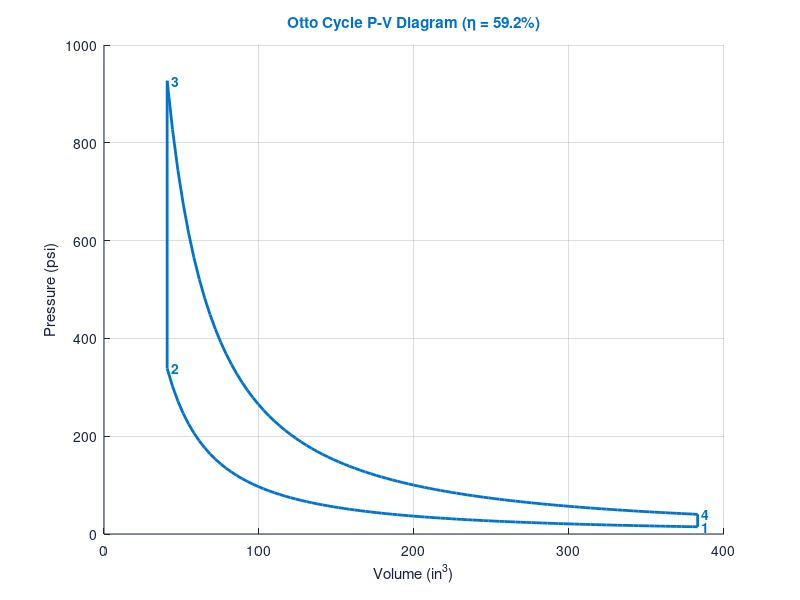
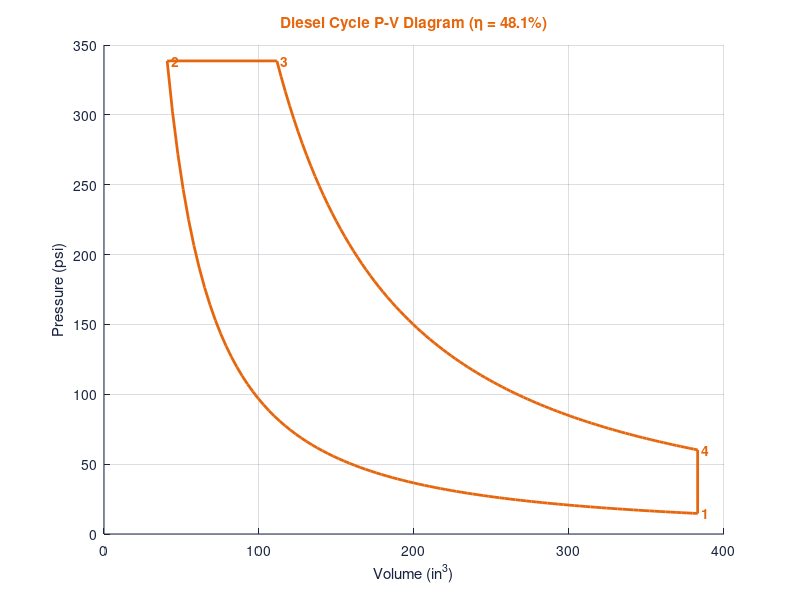
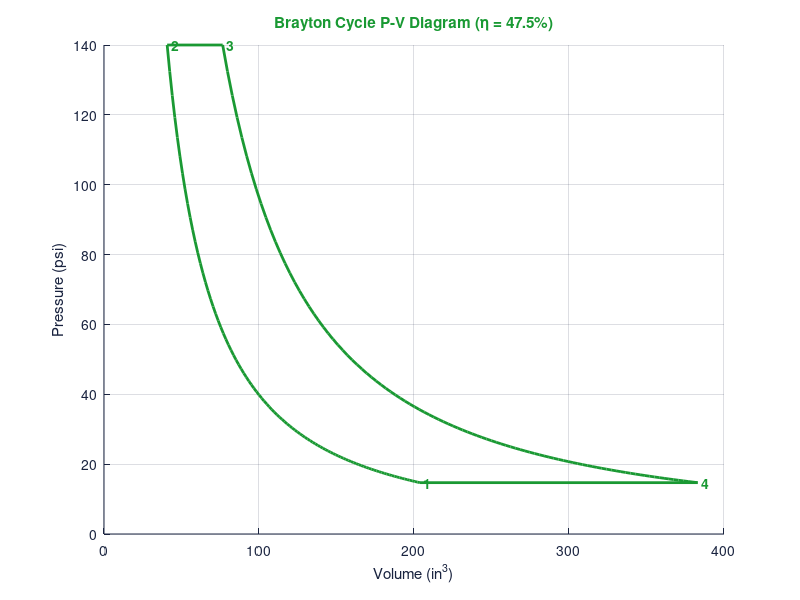
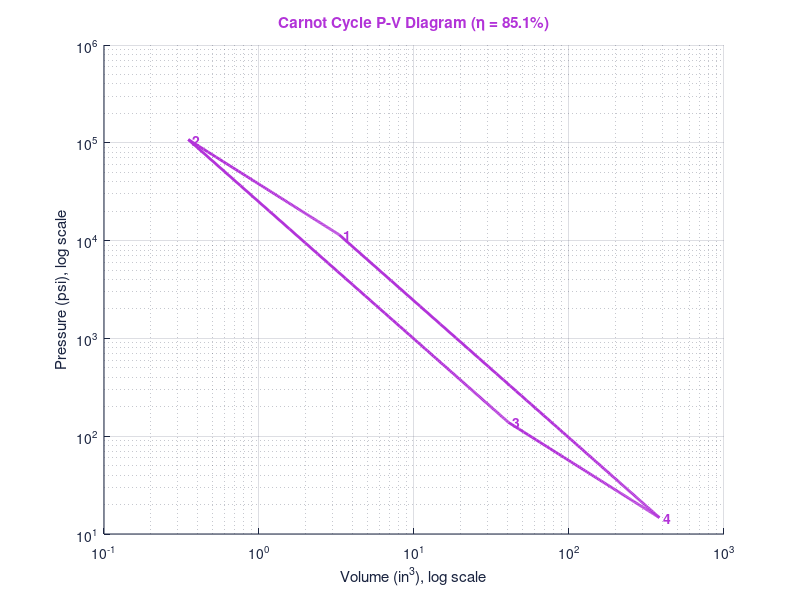

Recreate these plots in MATLAB, in order.
%% ME 401 - 1970 Plymouth Road Runner 383 V8
% Testing different cycles to optimize engine efficiency
% Units: pressure [psi], volume [in^3], temperature [R], mass [lbm]
% Work/heat [in-lbf]
%
% Assumptions (from mind map): working fluid is air (ideal gas),
% ideal cycles, no friction/heat losses, closed system, uniform properties.

clear; clc; close all;

%% ---------------- Colors (no black) ----------------
% White background, dark navy axes/text so everything is readable.
cBg      = [1 1 1];            % white background (figure and axes)
cText    = [0.10 0.14 0.25];   % dark navy for axes, tick labels, grid, text
cOtto    = [0.00 0.45 0.80];   % Fig 1: blue
cDiesel  = [0.90 0.40 0.05];   % Fig 2: orange
cBrayton = [0.10 0.60 0.20];   % Fig 3: green
cCarnot  = [0.70 0.20 0.85];   % Fig 4: magenta
cBars    = [0.45 0.50 0.60];   % Fig 5: all bars the same slate grey
set(groot,'defaultFigureColor',cBg,'defaultAxesColor',cBg, ...
          'defaultFigureInvertHardcopy','off', ...
          'defaultAxesXColor',cText,'defaultAxesYColor',cText, ...
          'defaultAxesGridColor',cText,'defaultAxesGridAlpha',0.15, ...
          'defaultTextColor',cText);

%% ---------------- Inputs ----------------
Pmin = 14.7;     % psi  (state 1 pressure, atmospheric)
Pmax = 140;      % psi  (Brayton high pressure; edit as needed)
Tmin = 298.15;      % R    (state 1 temperature, ~80 F)
Tmax = 2000;     % R    (peak cycle temperature)
Vmax = 383;      % in^3 (engine displacement)
r    = 9.4;      % compression ratio (9.4:1)
k    = 1.4;      % specific heat ratio of air
R    = 53.35*12; % gas constant of air, in-lbf/(lbm-R)  (53.35 ft-lbf/lbm-R)

cv = R/(k-1);    % specific heats, in-lbf/(lbm-R)
cp = k*R/(k-1);

%% ---------------- Calculations ----------------
Vmin = Vmax/r;                 % in^3
% Mass of air: evaluated at state 1 (bottom dead center: Pmin, Vmax, Tmin).
% NOTE: your pseudocode used Pmax, Vmax, Tmax; those are not a single state
% of the cycle, so state 1 is used here. See the note at the bottom.
m = Pmin*Vmax/(R*Tmin);        % lbm

%% ======== OTTO CYCLE ========
% 1->2 isentropic compression, 2->3 constant-volume heat addition,
% 3->4 isentropic expansion, 4->1 constant-volume heat rejection
V1 = Vmax;  P1 = Pmin;  T1 = Tmin;
V2 = Vmin;
P2 = P1*(V1/V2)^k;                 % find P2
T2 = T1*(V1/V2)^(k-1);
V3 = V2;    T3 = Tmax;
P3 = P2*T3/T2;                     % constant volume, ideal gas
V4 = Vmax;
P4 = P3*(V3/V4)^k;                 % find P4

eta_otto = 1 - 1/r^(k-1);          % efficiency
Qin_otto  = m*cv*(T3 - T2);
Wout_otto = eta_otto*Qin_otto;

figure(1); hold on; grid on;
Va = linspace(V1,V2,100);  plot(Va, P1*(V1./Va).^k, 'Color', cOtto, 'LineWidth', 2);
plot([V2 V3],[P2 P3], 'Color', cOtto, 'LineWidth', 2);
Vb = linspace(V3,V4,100);  plot(Vb, P3*(V3./Vb).^k, 'Color', cOtto, 'LineWidth', 2);
plot([V4 V1],[P4 P1], 'Color', cOtto, 'LineWidth', 2);
text([V1 V2 V3 V4],[P1 P2 P3 P4],{' 1',' 2',' 3',' 4'}, 'Color', cOtto, 'FontWeight','bold');
xlabel('Volume (in^3)'); ylabel('Pressure (psi)');
title(sprintf('Otto Cycle P-V Diagram (\\eta = %.1f%%)', 100*eta_otto), 'Color', cOtto);

%% ======== DIESEL CYCLE ========
% 1->2 isentropic compression, 2->3 constant-pressure heat addition,
% 3->4 isentropic expansion, 4->1 constant-volume heat rejection
D1_V = Vmax; D1_P = Pmin; D1_T = Tmin;
D2_V = Vmin;
D2_P = D1_P*(D1_V/D2_V)^k;
D2_T = D1_T*(D1_V/D2_V)^(k-1);
D3_T = Tmax;
D3_P = D2_P;                       % constant pressure (see note on Pmax)
D3_V = m*R*D3_T/D3_P;              % V3 = mRT3/P3
rc   = D3_V/Vmin;                  % cutoff ratio
D4_V = Vmax;
D4_P = D3_P*(D3_V/D4_V)^k;         % find P4

if D3_V >= Vmax || rc <= 1
    warning('Diesel: cutoff volume V3 = %.1f in^3 is not between Vmin and Vmax. Check Tmax.', D3_V);
end

eta_diesel = 1 - (1/r^(k-1)) * (rc^k - 1)/(k*(rc - 1));
Qin_diesel  = m*cp*(D3_T - D2_T);
Wout_diesel = eta_diesel*Qin_diesel;

figure(2); hold on; grid on;
Va = linspace(D1_V,D2_V,100); plot(Va, D1_P*(D1_V./Va).^k, 'Color', cDiesel, 'LineWidth', 2);
plot([D2_V D3_V],[D2_P D3_P], 'Color', cDiesel, 'LineWidth', 2);
Vb = linspace(D3_V,D4_V,100); plot(Vb, D3_P*(D3_V./Vb).^k, 'Color', cDiesel, 'LineWidth', 2);
plot([D4_V D1_V],[D4_P D1_P], 'Color', cDiesel, 'LineWidth', 2);
text([D1_V D2_V D3_V D4_V],[D1_P D2_P D3_P D4_P],{' 1',' 2',' 3',' 4'}, 'Color', cDiesel, 'FontWeight','bold');
xlabel('Volume (in^3)'); ylabel('Pressure (psi)');
title(sprintf('Diesel Cycle P-V Diagram (\\eta = %.1f%%)', 100*eta_diesel), 'Color', cDiesel);

%% ======== BRAYTON CYCLE ========
% 1->2 isentropic compression, 2->3 constant-pressure heat addition,
% 3->4 isentropic expansion, 4->1 constant-pressure heat rejection
rp   = Pmax/Pmin;                          % pressure ratio
B1_P = Pmin; B2_P = Pmax; B3_P = Pmax; B4_P = Pmin;
B2_V = Vmin;                               % V2 = Vmin
B1_V = B2_V*(B2_P/B1_P)^(1/k);             % calculate V1
B4_V = Vmax;                               % V4 = Vmax
B3_V = B4_V*(B4_P/B3_P)^(1/k);             % calculate V3

if B3_V <= B2_V
    warning('Brayton: V3 <= V2, so no heat is added. Lower Pmax (rp must be < r^(k/2)).');
end

eta_brayton = 1 - 1/rp^((k-1)/k);
B2_T = Tmin*rp^((k-1)/k);
Qin_brayton  = m*cp*(Tmax - B2_T);
Wout_brayton = eta_brayton*Qin_brayton;

figure(3); hold on; grid on;
Va = linspace(B1_V,B2_V,100); plot(Va, B1_P*(B1_V./Va).^k, 'Color', cBrayton, 'LineWidth', 2);
plot([B2_V B3_V],[B2_P B3_P], 'Color', cBrayton, 'LineWidth', 2);
Vb = linspace(B3_V,B4_V,100); plot(Vb, B3_P*(B3_V./Vb).^k, 'Color', cBrayton, 'LineWidth', 2);
plot([B4_V B1_V],[B4_P B1_P], 'Color', cBrayton, 'LineWidth', 2);
text([B1_V B2_V B3_V B4_V],[B1_P B2_P B3_P B4_P],{' 1',' 2',' 3',' 4'}, 'Color', cBrayton, 'FontWeight','bold');
xlabel('Volume (in^3)'); ylabel('Pressure (psi)');
title(sprintf('Brayton Cycle P-V Diagram (\\eta = %.1f%%)', 100*eta_brayton), 'Color', cBrayton);

%% ======== CARNOT CYCLE ========
% Between TH = Tmax and TL = Tmin.
% 2->1 isothermal expansion (TH), 1->4 isentropic expansion,
% 4->3 isothermal compression (TL), 3->2 isentropic compression
TH = Tmax;  TL = Tmin;
eta_carnot = 1 - TL/TH;

C4_V = Vmax;  C4_P = Pmin;                         % bottom dead center, at TL
C1_V = C4_V*(TL/TH)^(1/(k-1));                     % isentropic 1->4 (solved for V1)
C1_P = C4_P/((TL/TH)^(k/(k-1)));                   % P1
C3_V = Vmax/r;                                     % isothermal compression ratio = r
C3_P = C4_P*C4_V/C3_V;
C2_V = C3_V*(TL/TH)^(1/(k-1));                     % find V2
C2_P = C3_P/((TL/TH)^(k/(k-1)));                   % find P2

Qin_carnot  = m*R*TH*log(C1_V/C2_V);               % isothermal expansion at TH
Wout_carnot = eta_carnot*Qin_carnot;

figure(4); hold on; grid on;
Vi = linspace(C2_V,C1_V,100); plot(Vi, C2_P*C2_V./Vi, 'Color', cCarnot, 'LineWidth', 2);      % 2->1
Vi = linspace(C1_V,C4_V,100); plot(Vi, C1_P*(C1_V./Vi).^k, 'Color', cCarnot, 'LineWidth', 2); % 1->4
Vi = linspace(C4_V,C3_V,100); plot(Vi, C4_P*C4_V./Vi, 'Color', cCarnot, 'LineWidth', 2);      % 4->3
Vi = linspace(C3_V,C2_V,100); plot(Vi, C3_P*(C3_V./Vi).^k, 'Color', cCarnot, 'LineWidth', 2); % 3->2
text([C1_V C2_V C3_V C4_V],[C1_P C2_P C3_P C4_P],{' 1',' 2',' 3',' 4'}, 'Color', cCarnot, 'FontWeight','bold');
% Between Tmin and Tmax the isentropes span a huge range of V and P, so on linear
% axes the cycle is squashed against the axes. On log-log axes isotherms
% (PV = const) and isentropes (PV^k = const) are straight lines, so the
% cycle shows up as a box-like parallelogram.
set(gca,'XScale','log','YScale','log'); grid on;
xlabel('Volume (in^3), log scale'); ylabel('Pressure (psi), log scale');
title(sprintf('Carnot Cycle P-V Diagram (\\eta = %.1f%%)', 100*eta_carnot), 'Color', cCarnot);

%% ======== EFFICIENCY COMPARISON ========
names = {'Otto','Diesel','Brayton','Carnot'};
etas  = 100*[eta_otto eta_diesel eta_brayton eta_carnot];

figure(5);
hb = bar(etas); grid on;
set(hb,'FaceColor',cBars);
set(gca,'XTickLabel',names);
ylabel('Thermal efficiency (%)');
title('Cycle Efficiency Comparison', 'Color', cText);
labels = arrayfun(@(e) sprintf('%.1f%%', e), etas, 'UniformOutput', false);  % works in all MATLAB versions
text(1:4, etas, labels, 'HorizontalAlignment','center','VerticalAlignment','bottom');

%% ======== OUTPUTS ========
Qin  = [Qin_otto  Qin_diesel  Qin_brayton  Qin_carnot];
Wout = [Wout_otto Wout_diesel Wout_brayton Wout_carnot];
fprintf('\nMass of air m = %.4f lbm, Vmin = %.1f in^3\n\n', m, Vmin);
fprintf('%-9s %12s %14s %14s\n','Cycle','Efficiency','Qin (in-lbf)','Wout (in-lbf)');
for i = 1:4
    fprintf('%-9s %11.1f%% %14.1f %14.1f\n', names{i}, etas(i), Qin(i), Wout(i));
end

%% ---------------- Notes on changes from the pseudocode ----------------
% 1) m = Pmax*Vmax/(R*Tmax) mixes states. Mass is found at state 1 (Pmin, Vmax, Tmin).
% 2) Diesel P4: pseudocode used (V3/Vmin); isentropic expansion goes V3 -> V4 = Vmax,
%    so it is (V3/V4).
% 3) Diesel P3: constant-pressure heating means P3 = P2 (from the isentropic compression),
%    so Pmax is only used for Brayton.
% 4) Otto P3 was not in the pseudocode; it comes from P3 = P2*T3/T2 (constant volume).
% 5) Carnot state points are built from V4 = Vmax and an isothermal ratio equal to r.
% 6) The Carnot P-V diagram uses log-log axes so it is readable (see comment in that section).
